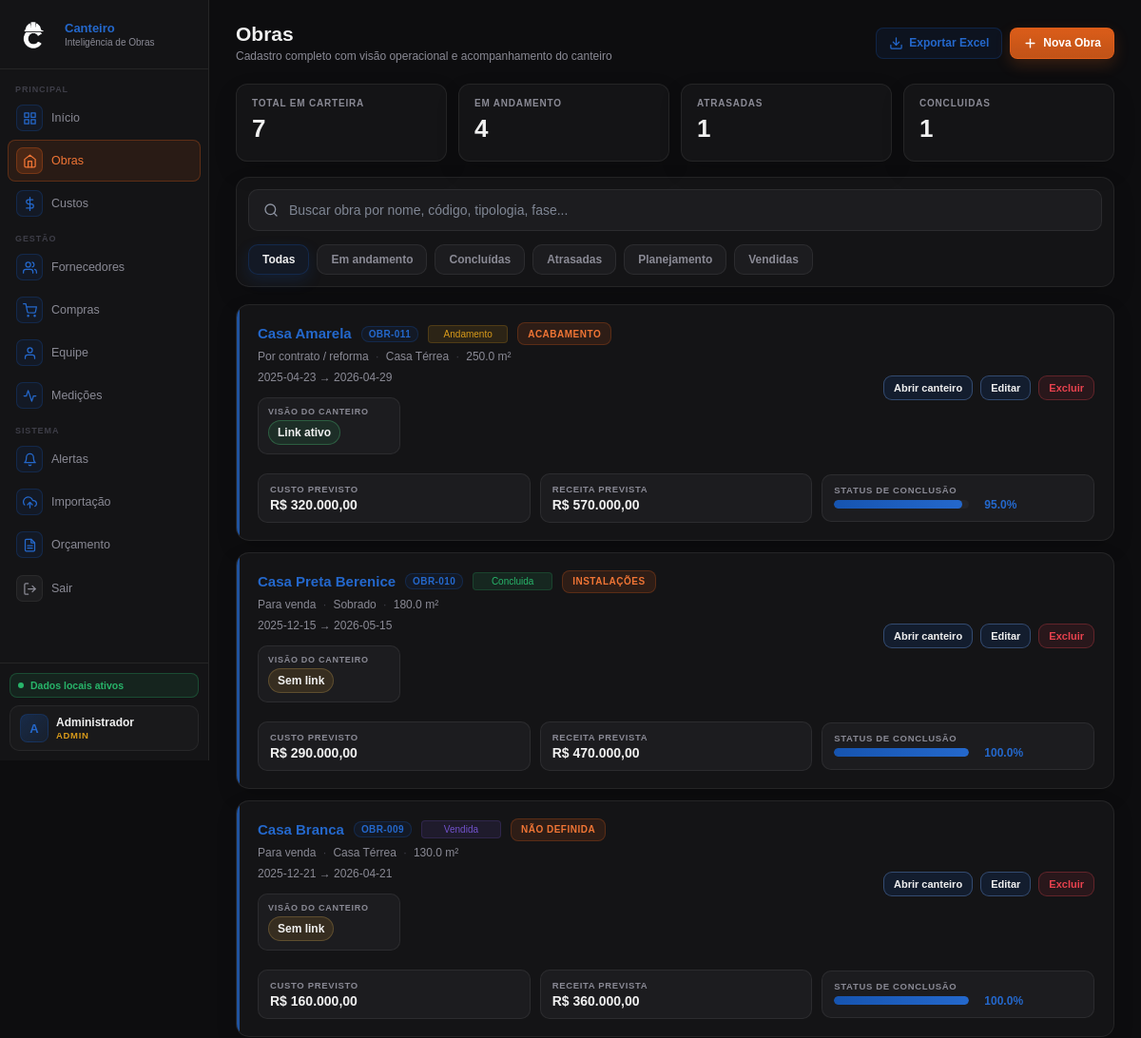
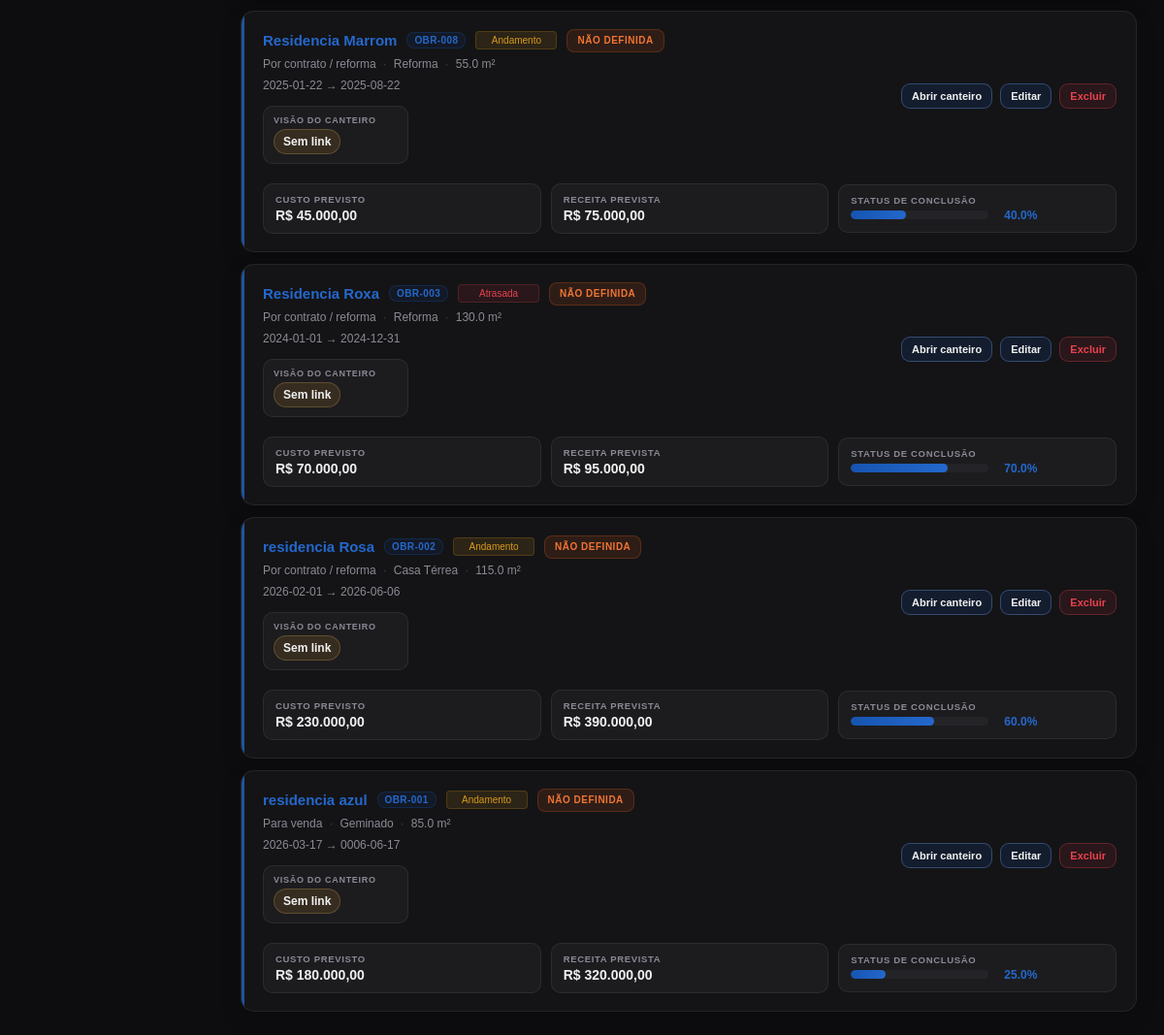
Before: /obras (signed in) with the older database file (2 pictures, top to bottom).
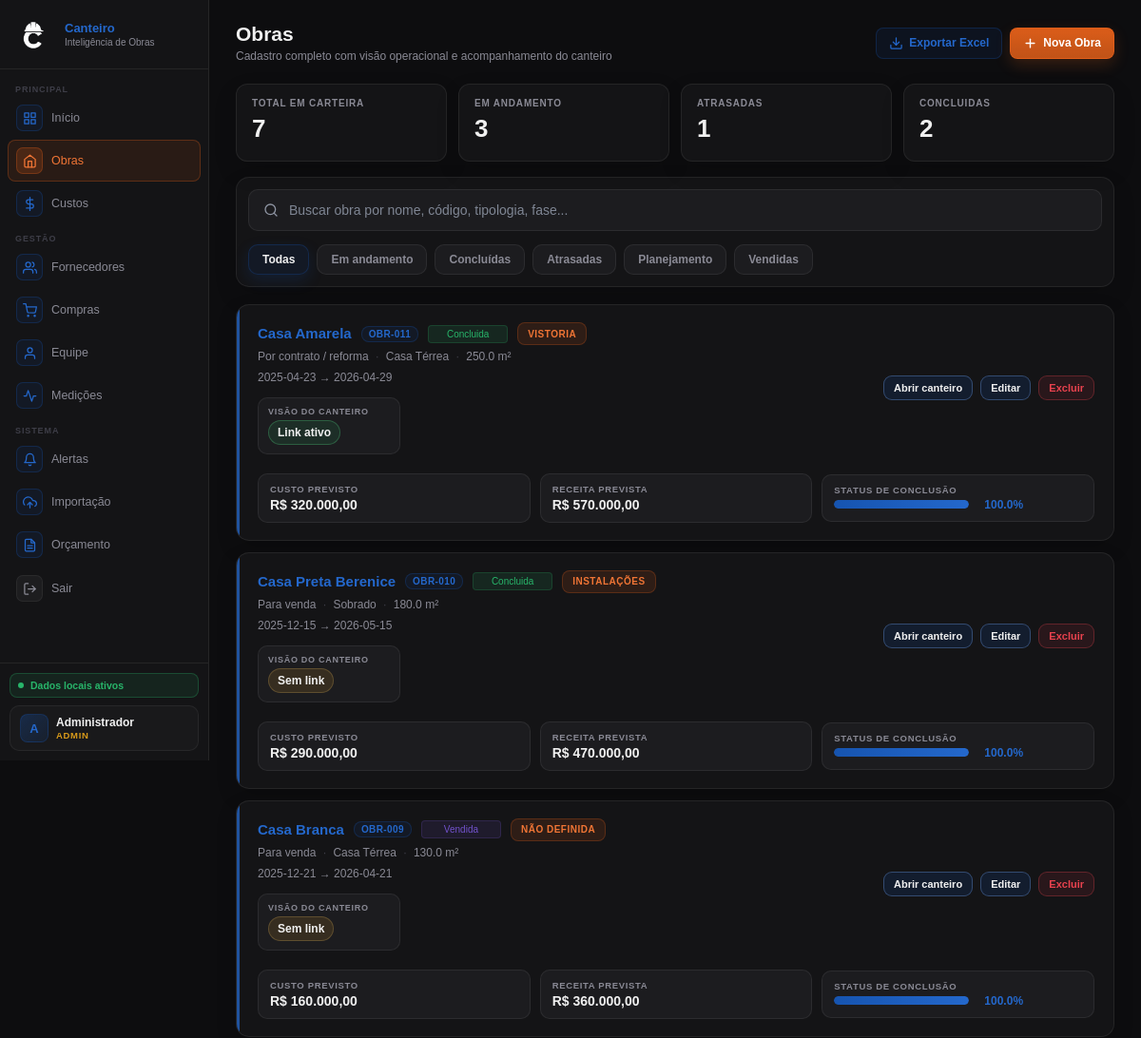
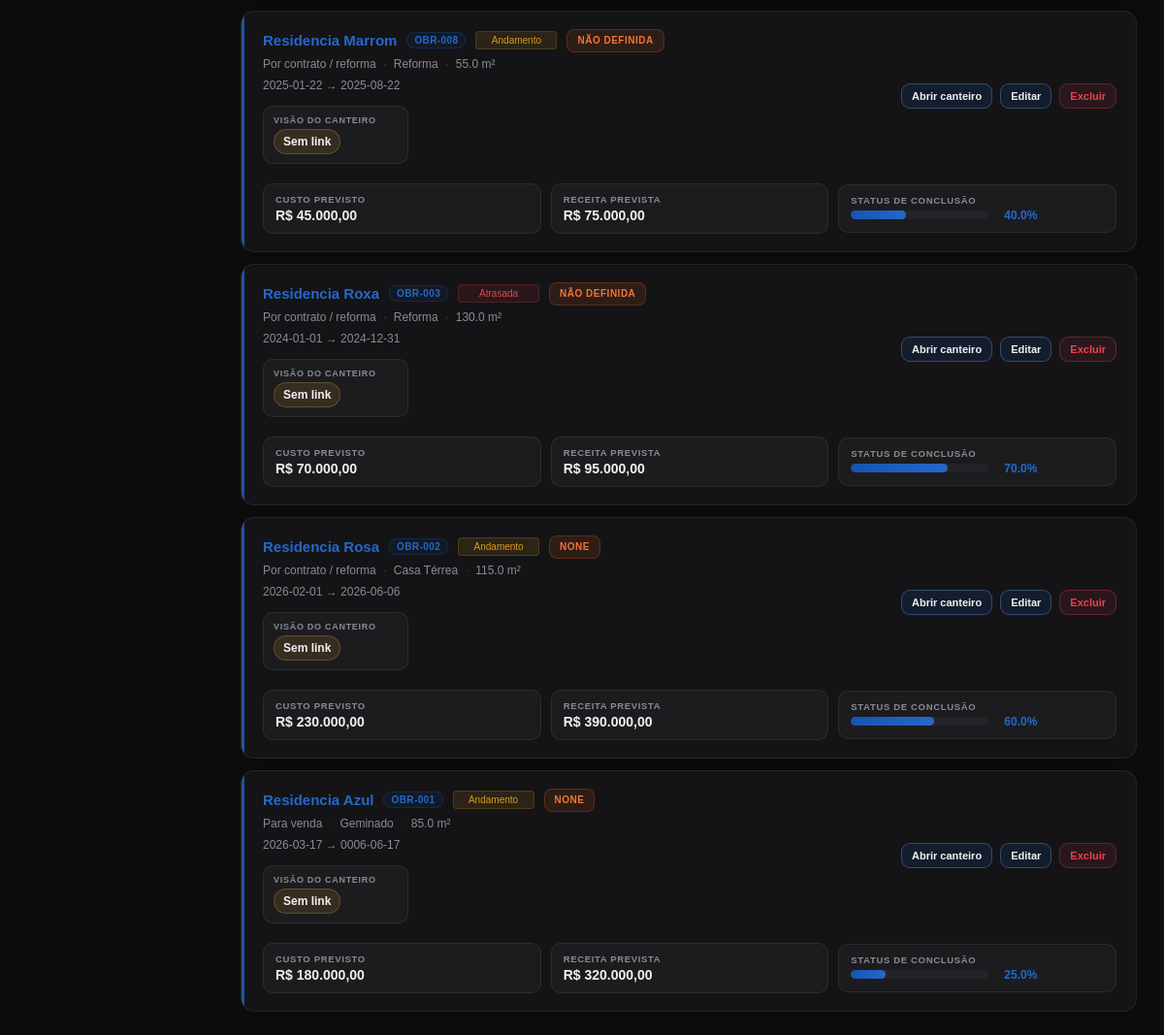
After: the same page with the newer database file (2 pictures, top to bottom).
### tables this page shows
CREATE TABLE obras (
    id INTEGER PRIMARY KEY AUTOINCREMENT,
    codigo TEXT NOT NULL UNIQUE,
    nome TEXT NOT NULL,
    endereco TEXT,
    tipologia TEXT,
    area_m2 REAL,
    data_inicio TEXT,
    data_fim_prevista TEXT,
    orcamento REAL DEFAULT 0,
    receita_total REAL DEFAULT 0,
    progresso_percentual REAL DEFAULT 0,
    status TEXT NOT NULL DEFAULT 'planejamento',
    criado_em TIMESTAMP DEFAULT CURRENT_TIMESTAMP
, tipo_obra TEXT NOT NULL DEFAULT 'contrato', token_publico TEXT, fase_obra TEXT, observacao_responsavel TEXT, foto_capa TEXT);

### routes/obras_routes.py (the view)
@obras_bp.route("/obras")
def obras():
    if not usuario_logado() or not eh_leitura():
        return redirect(url_for("auth_bp.login"))
    filtros = obter_filtros_obras()
    lista_obras = buscar_obras_filtradas(busca=filtros["busca"], status=filtros["status"])
    proximo_codigo = gerar_codigo_obra()
    return render_template(
        "obras.html",
        obras=lista_obras,
        proximo_codigo=proximo_codigo,
        filtro_busca=filtros["busca"],
        filtro_status=filtros["status"]
    )

### templates/obras.html (shortened to what this page needs)
{% extends "base.html" %}
{% block content %}
<div class="hdr">
    <div>
        <h1>Obras</h1>
        <p>Cadastro completo com visão operacional e acompanhamento do canteiro</p>
    </div>
    <div class="hdr-right">
        <a id="linkExportarObras"
            href="{{ url_for('obras_bp.obras_exportar', busca=filtro_busca, status=filtro_status) }}"
            class="btn btn-success">
            <svg width="15" height="15" viewBox="0 0 24 24" fill="none" stroke="currentColor" stroke-width="2"
                stroke-linecap="round" stroke-linejoin="round">
                <path d="M21 15v4a2 2 0 0 1-2 2H5a2 2 0 0 1-2-2v-4" />
                <polyline points="7 10 12 15 17 10" />
                <line x1="12" y1="15" x2="12" y2="3" />
            </svg>
            Exportar Excel
        </a>
        {% if eh_gestor() %}
        <button class="btn btn-primary" onclick="abrirModalObra()">
            <svg width="15" height="15" viewBox="0 0 24 24" fill="none" stroke="currentColor" stroke-width="2.2"
                stroke-linecap="round" stroke-linejoin="round">
                <line x1="12" y1="5" x2="12" y2="19" />
                <line x1="5" y1="12" x2="19" y2="12" />
            </svg>
            Nova Obra
        </button>
        {% endif %}
    </div>
</div>
<div class="obras-summary-strip">
    <div class="obras-summary-card">
        <span>Total em carteira</span>
        <strong>{{ obras|length }}</strong>
    </div>
    <div class="obras-summary-card">
        <span>Em andamento</span>
        <strong>{{ obras|selectattr('status', 'equalto', 'andamento')|list|length }}</strong>
    </div>
    <div class="obras-summary-card">
        <span>Atrasadas</span>
        <strong>{{ obras|selectattr('status', 'equalto', 'atrasada')|list|length }}</strong>
    </div>
    <div class="obras-summary-card">
        <span>Concluidas</span>
        <strong>{{ obras|selectattr('status', 'equalto', 'concluida')|list|length }}</strong>
    </div>
</div>
<div class="obras-toolbar obras-toolbar--saas">
    <div class="obras-search-wrap">
        <span class="obras-search-icon obras-search-icon--svg">
        </span>
        <input type="text" id="obraSearch" class="obras-search-input"
            placeholder="Buscar obra por nome, código, tipologia, fase..." value="{{ filtro_busca or '' }}">
    </div>
    <div class="obras-status-chips" id="obrasStatusChips">
        <button type="button" class="obra-chip {% if not filtro_status or filtro_status == 'todas' %}active{% endif %}"
            data-status="todas">Todas</button>
        <button type="button" class="obra-chip {% if filtro_status == 'andamento' %}active{% endif %}"
            data-status="andamento">Em andamento</button>
        <button type="button" class="obra-chip {% if filtro_status == 'concluida' %}active{% endif %}"
            data-status="concluida">Concluídas</button>
        <button type="button" class="obra-chip {% if filtro_status == 'atrasada' %}active{% endif %}"
            data-status="atrasada">Atrasadas</button>
        <button type="button" class="obra-chip {% if filtro_status == 'planejamento' %}active{% endif %}"
            data-status="planejamento">Planejamento</button>
        <button type="button" class="obra-chip {% if filtro_status == 'vendida' %}active{% endif %}"
            data-status="vendida">Vendidas</button>
    </div>
</div>
<div class="obras-cards" id="obrasCards">
    {% for obra in obras %}
    {% set fase_atual = obra.fase_obra if obra.fase_obra is defined and obra.fase_obra else 'Não definida' %}
    {% set observacao_canteiro = obra.observacao_responsavel if obra.observacao_responsavel is defined and
    obra.observacao_responsavel else '' %}
    {% set portal_ativo = obra.token_publico if obra.token_publico is defined and obra.token_publico else '' %}
    <div class="obra-card" data-status="{{ obra.status or '' }}"
        data-search="{{ (obra.codigo or '')|lower }} {{ (obra.nome or '')|lower }} {{ (obra.tipologia or '')|lower }} {{ (obra.endereco or '')|lower }} {{ (obra.tipo_obra or '')|lower }} {{ (fase_atual or '')|lower }} {{ (observacao_canteiro or '')|lower }}">
        <div class="obra-card-main">
            <div class="obra-card-identity">
                <div class="obra-card-title-row">
                    <a href="{{ url_for('obras_bp.obra_detalhes', codigo=obra.codigo) }}" class="obra-card-nome">
                        {{ obra.nome }}
                    </a>
                    <span class="obra-card-codigo">{{ obra.codigo }}</span>
                    <span class="badge {{ obra.status }}">{{ obra.status }}</span>
                    <span class="obra-fase-pill">{{ fase_atual }}</span>
                </div>
                <div class="obra-card-subtitle">
                    <span>{{ formatar_tipo_obra(obra.tipo_obra) }}</span>
                    {% if obra.tipologia %}<span class="obra-card-dot">·</span><span>{{ obra.tipologia }}</span>{% endif
                    %}
                    {% if obra.area_m2 %}<span class="obra-card-dot">·</span><span>{{ obra.area_m2 }} m²</span>{% endif
                    %}
                </div>
                <div class="obra-card-timeline">
                    {{ obra.data_inicio or "Início livre" }} → {{ obra.data_fim_prevista or "Fim livre" }}
                </div>
                <div class="obra-card-canteiro-meta">
                    <div class="obra-canteiro-mini">
                        <span class="obra-canteiro-mini-label">Visão do Canteiro</span>
                        <strong
                            class="obra-portal-status {% if portal_ativo %}obra-portal-status--active{% else %}obra-portal-status--empty{% endif %}">
                            {% if portal_ativo %}Link ativo{% else %}Sem link{% endif %}
                        </strong>
                    </div>
                </div>
            </div>
            <div class="obra-card-kpis">
                <div class="obra-kv">
                    <div class="obra-kv-label">Custo previsto</div>
                    <div class="obra-kv-value">{{ formatar_moeda(obra.orcamento) }}</div>
                </div>
                <div class="obra-kv">
                    <div class="obra-kv-label">Receita prevista</div>
                    <div class="obra-kv-value">{{ formatar_moeda(obra.receita_total) }}</div>
                </div>
                <div class="obra-kv obra-kv--progress">
                    <div class="obra-kv-label">Status de conclusão</div>
                    <div class="obra-kv-progress-row">
                        <div class="progress-bar-bg obra-progress-wide">
                            <div class="progress-bar-fill progress-dinamica"
                                data-width="{{ obra.progresso_percentual or 0 }}"></div>
                        </div>
                        <span class="obra-kv-pct">{{ obra.progresso_percentual or 0 }}%</span>
                    </div>
                </div>
            </div>
            <div class="obra-card-actions">
                <a href="{{ url_for('obras_bp.obra_detalhe', codigo=obra.codigo) }}" class="btn btn-small btn-ghost">
                    Abrir canteiro
                </a>
                {% if eh_gestor() %}
                <button class="btn btn-small" type="button"
                    onclick="abrirModalEditarObra('{{ obra.id }}')">Editar</button>
                {% endif %}
                {% if eh_admin() %}
                <form method="POST" action="{{ url_for('obras_bp.excluir_obra', obra_id=obra.id) }}"
                    onsubmit="return confirm('Deseja realmente excluir esta obra?');" style="margin:0;">
                    <button type="submit" class="btn btn-small btn-danger">Excluir</button>
                </form>
                {% endif %}
            </div>
        </div>
    </div>
    {% else %}
    <div class="obras-empty-state">Nenhuma obra cadastrada ainda.</div>
    {% endfor %}
</div>
{% endblock %}

Changed rows visible on the page:
changed obras "Casa Amarela": status "Andamento" → "Concluida"; fase_obra "ACABAMENTO" → "VISTORIA"; progresso_percentual "95.0" → "100.0"
changed obras "OBR-002": nome "residencia Rosa" → "Residencia Rosa"; fase_obra "NÃO DEFINIDA" → "NONE"
changed obras "Geminado": nome "residencia azul" → "Residencia Azul"; fase_obra "NÃO DEFINIDA" → "NONE"
Other visible differences:
{{ obras|selectattr('status', 'equalto', 'andamento')|list|length }}: "4" → "3"
{{ obras|selectattr('status', 'equalto', 'concluida')|list|length }}: "1" → "2"
